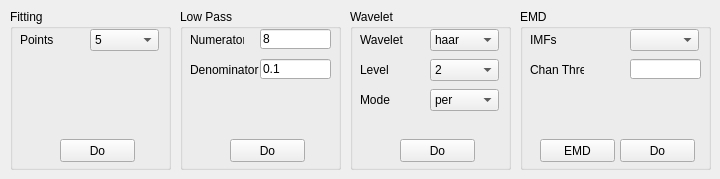
          <widget class="QWidget" name="tab_4">
           <attribute name="title">
            <string>Denoise</string>
           </attribute>
           <widget class="QGroupBox" name="groupBox_2">
            <property name="geometry">
             <rect>
              <x>10</x>
              <y>9</y>
              <width>161</width>
              <height>161</height>
             </rect>
            </property>
            <property name="sizePolicy">
             <sizepolicy hsizetype="Expanding" vsizetype="Expanding">
              <horstretch>0</horstretch>
              <verstretch>0</verstretch>
             </sizepolicy>
            </property>
            <property name="title">
             <string>Fitting</string>
            </property>
            <widget class="QLabel" name="label_2">
             <property name="geometry">
              <rect>
               <x>10</x>
               <y>20</y>
               <width>54</width>
               <height>21</height>
              </rect>
             </property>
             <property name="text">
              <string>Points</string>
             </property>
            </widget>
            <widget class="QComboBox" name="cbx_proc_denosi_fit">
             <property name="geometry">
              <rect>
               <x>80</x>
               <y>20</y>
               <width>69</width>
               <height>22</height>
              </rect>
             </property>
             <property name="maxVisibleItems">
              <number>10</number>
             </property>
             <item>
              <property name="text">
               <string>5</string>
              </property>
             </item>
             <item>
              <property name="text">
               <string>7</string>
              </property>
             </item>
             <item>
              <property name="text">
               <string>9</string>
              </property>
             </item>
            </widget>
            <widget class="QPushButton" name="pbt_proc_denoi_fit_do">
             <property name="geometry">
              <rect>
               <x>50</x>
               <y>130</y>
               <width>75</width>
               <height>23</height>
              </rect>
             </property>
             <property name="text">
              <string>Do</string>
             </property>
            </widget>
           </widget>
           <widget class="QGroupBox" name="groupBox_3">
            <property name="geometry">
             <rect>
              <x>180</x>
              <y>9</y>
              <width>161</width>
              <height>161</height>
             </rect>
            </property>
            <property name="sizePolicy">
             <sizepolicy hsizetype="Expanding" vsizetype="Expanding">
              <horstretch>0</horstretch>
              <verstretch>0</verstretch>
             </sizepolicy>
            </property>
            <property name="title">
             <string>Low Pass</string>
            </property>
            <widget class="QLabel" name="label_5">
             <property name="geometry">
              <rect>
               <x>10</x>
               <y>20</y>
               <width>54</width>
               <height>21</height>
              </rect>
             </property>
             <property name="text">
              <string>Numerator</string>
             </property>
            </widget>
            <widget class="QPushButton" name="pbt_proc_denoi_lp_do">
             <property name="geometry">
              <rect>
               <x>50</x>
               <y>130</y>
               <width>75</width>
               <height>23</height>
              </rect>
             </property>
             <property name="text">
              <string>Do</string>
             </property>
            </widget>
            <widget class="QLineEdit" name="let_proc_denosi_lp_b">
             <property name="geometry">
              <rect>
               <x>80</x>
               <y>20</y>
               <width>71</width>
               <height>20</height>
              </rect>
             </property>
             <property name="text">
              <string>8</string>
             </property>
            </widget>
            <widget class="QLineEdit" name="let_proc_denosi_lp_a">
             <property name="geometry">
              <rect>
               <x>80</x>
               <y>50</y>
               <width>71</width>
               <height>20</height>
              </rect>
             </property>
             <property name="text">
              <string>0.1</string>
             </property>
            </widget>
            <widget class="QLabel" name="label_9">
             <property name="geometry">
              <rect>
               <x>10</x>
               <y>50</y>
               <width>71</width>
               <height>21</height>
              </rect>
             </property>
             <property name="text">
              <string>Denominator</string>
             </property>
            </widget>
           </widget>
           <widget class="QGroupBox" name="groupBox_4">
            <property name="geometry">
             <rect>
              <x>350</x>
              <y>9</y>
              <width>161</width>
              <height>161</height>
             </rect>
            </property>
            <property name="sizePolicy">
             <sizepolicy hsizetype="Expanding" vsizetype="Expanding">
              <horstretch>0</horstretch>
              <verstretch>0</verstretch>
             </sizepolicy>
            </property>
            <property name="title">
             <string>Wavelet</string>
            </property>
            <widget class="QLabel" name="label_7">
             <property name="geometry">
              <rect>
               <x>10</x>
               <y>20</y>
               <width>54</width>
               <height>21</height>
              </rect>
             </property>
             <property name="text">
              <string>Wavelet</string>
             </property>
            </widget>
            <widget class="QComboBox" name="cbx_proc_denosi_wt_wave">
             <property name="geometry">
              <rect>
               <x>80</x>
               <y>20</y>
               <width>69</width>
               <height>22</height>
              </rect>
             </property>
             <property name="maxVisibleItems">
              <number>10</number>
             </property>
             <item>
              <property name="text">
               <string>haar</string>
              </property>
             </item>
             <item>
              <property name="text">
               <string>db1</string>
              </property>
             </item>
             <item>
              <property name="text">
               <string>db2</string>
              </property>
             </item>
             <item>
              <property name="text">
               <string>db3</string>
              </property>
             </item>
             <item>
              <property name="text">
               <string>db4</string>
              </property>
             </item>
             <item>
              <property name="text">
               <string>db5</string>
              </property>
             </item>
             <item>
              <property name="text">
               <string>db6</string>
              </property>
             </item>
             <item>
              <property name="text">
               <string>sym2</string>
              </property>
             </item>
             <item>
              <property name="text">
               <string>sym3</string>
              </property>
             </item>
             <item>
              <property name="text">
               <string>sym4</string>
              </property>
             </item>
             <item>
              <property name="text">
               <string>sym5</string>
              </property>
             </item>
             <item>
              <property name="text">
               <string>sym6</string>
              </property>
             </item>
             <item>
              <property name="text">
               <string>coif1</string>
              </property>
             </item>
             <item>
              <property name="text">
               <string>coif2</string>
              </property>
             </item>
             <item>
              <property name="text">
               <string>coif3</string>
              </property>
             </item>
             <item>
              <property name="text">
               <string>coif4</string>
              </property>
             </item>
             <item>
              <property name="text">
               <string>coif5</string>
              </property>
             </item>
             <item>
              <property name="text">
               <string>bior1.1</string>
              </property>
             </item>
             <item>
              <property name="text">
               <string>bior1.3</string>
              </property>
             </item>
             <item>
              <property name="text">
               <string>bior1.5</string>
              </property>
             </item>
             <item>
              <property name="text">
               <string>bior2.2</string>
              </property>
             </item>
             <item>
              <property name="text">
               <string>bior2.4</string>
              </property>
             </item>
             <item>
              <property name="text">
               <string>bior2.6</string>
              </property>
             </item>
             <item>
              <property name="text">
               <string>rbio1.1</string>
              </property>
             </item>
             <item>
              <property name="text">
               <string>rbio1.3</string>
              </property>
             </item>
             <item>
              <property name="text">
               <string>rbio1.5</string>
              </property>
             </item>
             <item>
              <property name="text">
               <string>rbio2.2</string>
              </property>
             </item>
             <item>
              <property name="text">
               <string>rbio2.4</string>
              </property>
             </item>
             <item>
              <property name="text">
               <string>rbio2.6</string>
              </property>
             </item>
             <item>
              <property name="text">
               <string>dmey</string>
              </property>
             </item>
             <item>
              <property name="text">
               <string>gaus1</string>
              </property>
             </item>
             <item>
              <property name="text">
               <string>gaus2</string>
              </property>
             </item>
             <item>
              <property name="text">
               <string>gaus3</string>
              </property>
             </item>
             <item>
              <property name="text">
               <string>gaus4</string>
              </property>
             </item>
             <item>
              <property name="text">
               <string>gaus5</string>
              </property>
             </item>
             <item>
              <property name="text">
               <string>mexh</string>
              </property>
             </item>
             <item>
              <property name="text">
               <string>morl</string>
              </property>
             </item>
             <item>
              <property name="text">
               <string>cgau1</string>
              </property>
             </item>
             <item>
              <property name="text">
               <string>cgau2</string>
              </property>
             </item>
             <item>
              <property name="text">
               <string>cgau3</string>
              </property>
             </item>
             <item>
              <property name="text">
               <string>cgau4</string>
              </property>
             </item>
             <item>
              <property name="text">
               <string>shan</string>
              </property>
             </item>
             <item>
              <property name="text">
               <string>fbsp</string>
              </property>
             </item>
             <item>
              <property name="text">
               <string>cmor</string>
              </property>
             </item>
            </widget>
            <widget class="QPushButton" name="pbt_proc_denoi_wt_do">
             <property name="geometry">
              <rect>
               <x>50</x>
               <y>130</y>
               <width>75</width>
               <height>23</height>
              </rect>
             </property>
             <property name="text">
              <string>Do</string>
             </property>
            </widget>
            <widget class="QLabel" name="label_10">
             <property name="geometry">
              <rect>
               <x>10</x>
               <y>50</y>
               <width>54</width>
               <height>21</height>
              </rect>
             </property>
             <property name="text">
              <string>Level</string>
             </property>
            </widget>
            <widget class="QComboBox" name="cbx_proc_denosi_wt_pow">
             <property name="geometry">
              <rect>
               <x>80</x>
               <y>50</y>
               <width>69</width>
               <height>22</height>
              </rect>
             </property>
             <property name="maxVisibleItems">
              <number>10</number>
             </property>
             <item>
              <property name="text">
               <string>2</string>
              </property>
             </item>
             <item>
              <property name="text">
               <string>3</string>
              </property>
             </item>
             <item>
              <property name="text">
               <string>4</string>
              </property>
             </item>
             <item>
              <property name="text">
               <string>5</string>
              </property>
             </item>
             <item>
              <property name="text">
               <string>6</string>
              </property>
             </item>
            </widget>
            <widget class="QLabel" name="label_11">
             <property name="geometry">
              <rect>
               <x>10</x>
               <y>80</y>
               <width>54</width>
               <height>21</height>
              </rect>
             </property>
             <property name="text">
              <string>Mode</string>
             </property>
            </widget>
            <widget class="QComboBox" name="cbx_proc_denosi_wt_mode">
             <property name="geometry">
              <rect>
               <x>80</x>
               <y>80</y>
               <width>69</width>
               <height>22</height>
              </rect>
             </property>
             <property name="maxVisibleItems">
              <number>10</number>
             </property>
             <item>
              <property name="text">
               <string>per</string>
              </property>
             </item>
             <item>
              <property name="text">
               <string>zpd</string>
              </property>
             </item>
             <item>
              <property name="text">
               <string>cpd</string>
              </property>
             </item>
             <item>
              <property name="text">
               <string>sym</string>
              </property>
             </item>
             <item>
              <property name="text">
               <string>ppd</string>
              </property>
             </item>
             <item>
              <property name="text">
               <string>sp1</string>
              </property>
             </item>
            </widget>
           </widget>
           <widget class="QGroupBox" name="groupBox_5">
            <property name="geometry">
             <rect>
              <x>520</x>
              <y>9</y>
              <width>191</width>
              <height>161</height>
             </rect>
            </property>
            <property name="sizePolicy">
             <sizepolicy hsizetype="Expanding" vsizetype="Expanding">
              <horstretch>0</horstretch>
              <verstretch>0</verstretch>
             </sizepolicy>
            </property>
            <property name="title">
             <string>EMD</string>
            </property>
            <widget class="QLabel" name="label_8">
             <property name="geometry">
              <rect>
               <x>10</x>
               <y>20</y>
               <width>54</width>
               <height>21</height>
              </rect>
             </property>
             <property name="text">
              <string>IMFs</string>
             </property>
            </widget>
            <widget class="QComboBox" name="cbx_proc_denosi_emd_imf">
             <property name="geometry">
              <rect>
               <x>110</x>
               <y>20</y>
               <width>69</width>
               <height>22</height>
              </rect>
             </property>
             <property name="maxVisibleItems">
              <number>10</number>
             </property>
            </widget>
            <widget class="QPushButton" name="pbt_proc_denoi_emd_do">
             <property name="geometry">
              <rect>
               <x>100</x>
               <y>130</y>
               <width>75</width>
               <height>23</height>
              </rect>
             </property>
             <property name="text">
              <string>Do</string>
             </property>
            </widget>
            <widget class="QPushButton" name="pbt_proc_denoi_emd1">
             <property name="geometry">
              <rect>
               <x>20</x>
               <y>130</y>
               <width>75</width>
               <height>23</height>
              </rect>
             </property>
             <property name="text">
              <string>EMD</string>
             </property>
            </widget>
            <widget class="QLabel" name="label_12">
             <property name="geometry">
              <rect>
               <x>10</x>
               <y>55</y>
               <width>54</width>
               <height>12</height>
              </rect>
             </property>
             <property name="text">
              <string>Chan Thre</string>
             </property>
            </widget>
            <widget class="QLineEdit" name="let_proc_denosi_emd_t">
             <property name="geometry">
              <rect>
               <x>110</x>
               <y>50</y>
               <width>71</width>
               <height>20</height>
              </rect>
             </property>
             <property name="text">
              <string/>
             </property>
            </widget>
           </widget>
          </widget>
